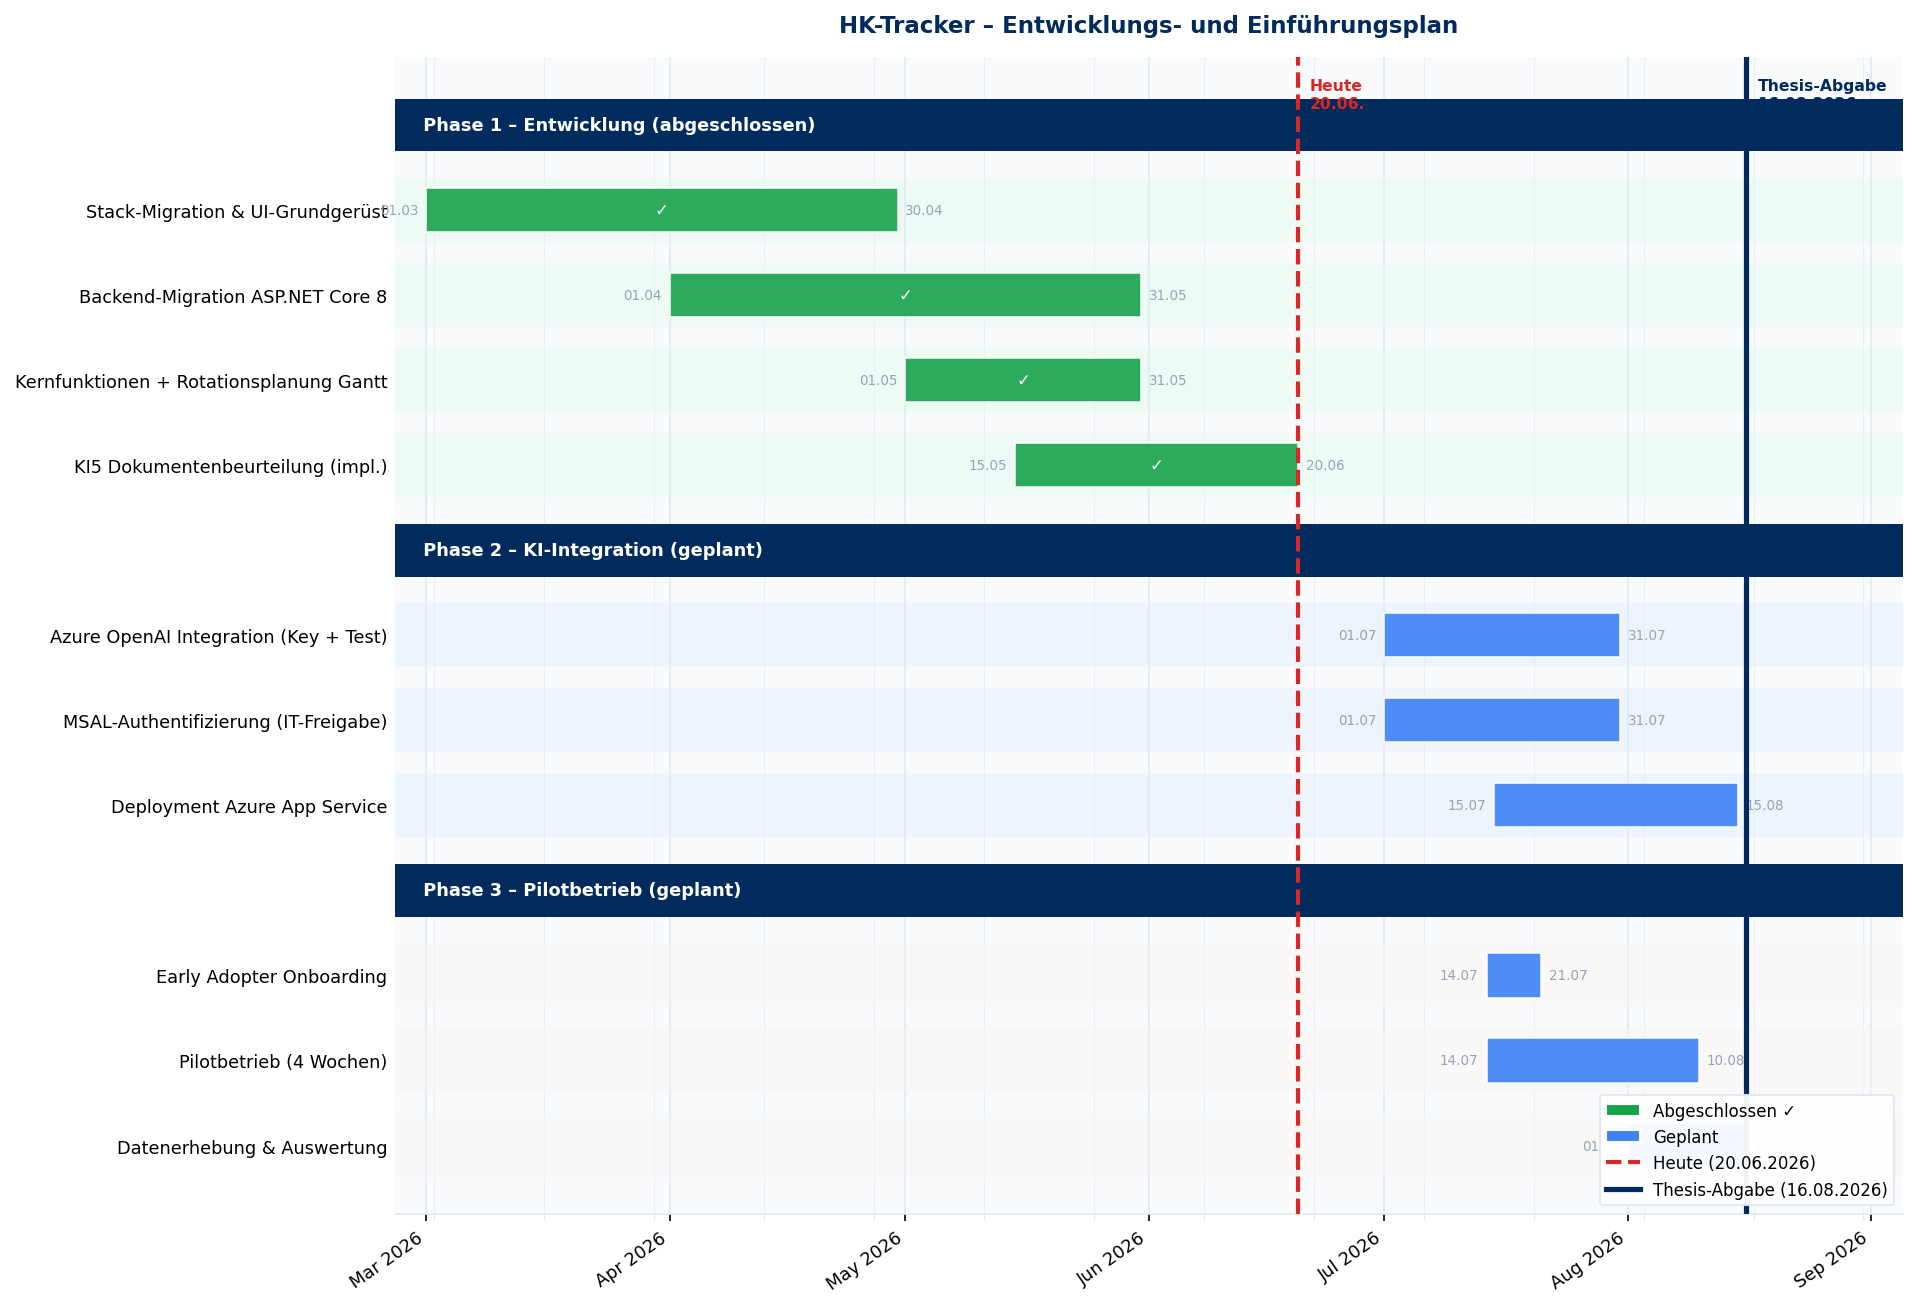

Python code for this plot:
"""
Generates a Gantt chart PNG for the HK-Tracker development timeline
and inserts it into the thesis DOCX at the [TODO: Zeitplan] paragraph.

Timeline:
  Phase 1 (abgeschlossen): März–Juni 2026
  Phase 2 (KI-Integration, geplant): Juli–August 2026
  Phase 3 (Pilotbetrieb, geplant): Juli–August 2026
  Thesis-Abgabe: 16. August 2026
"""
import matplotlib
matplotlib.use('Agg')
import matplotlib.pyplot as plt
import matplotlib.patches as mpatches
import matplotlib.dates as mdates
from matplotlib.lines import Line2D
from datetime import datetime, timedelta
from xml.sax.saxutils import escape as xml_escape
from docx import Document
from docx.shared import Inches
from docx.oxml.ns import qn
from docx.oxml import OxmlElement
from lxml import etree

DOCX_PATH = r'doku\HKTracker_CAS_Abschlussarbeit_Entwurf_v01.docx'
IMG_PATH  = r'doku\gantt_zeitplan.png'
TODAY     = datetime(2026, 6, 20)
DEADLINE  = datetime(2026, 8, 16)

# FHNW Colors
NAVY   = '#002B5C'
YELLOW = '#FFD700'
GREEN  = '#16a34a'    # done tasks
BLUE   = '#3b82f6'    # planned tasks
LGRAY  = '#f8fafc'
MGRAY  = '#e2e8f0'
DGRAY  = '#94a3b8'

def dt(month, day):
    return datetime(2026, month, day)

# -------------------------------------------------------------------------
# Task definitions
# Each: (label, start, end, done, section_idx)
# -------------------------------------------------------------------------
SECTIONS = [
    ('Phase 1', 'Entwicklung (abgeschlossen)', '#dcfce7', '#166534'),
    ('Phase 2', 'KI-Integration (geplant)',    '#dbeafe', '#1d4ed8'),
    ('Phase 3', 'Pilotbetrieb (geplant)',       '#fff7ed', '#c2410c'),
]

TASKS = [
    # Phase 1 — DONE
    ('Stack-Migration & UI-Grundgerüst',        dt(3, 1),  dt(4, 30), True,  0),
    ('Backend-Migration ASP.NET Core 8',         dt(4, 1),  dt(5, 31), True,  0),
    ('Kernfunktionen + Rotationsplanung Gantt',  dt(5, 1),  dt(5, 31), True,  0),
    ('KI5 Dokumentenbeurteilung (impl.)',        dt(5,15),  dt(6, 20), True,  0),
    # Phase 2 — PLANNED
    ('Azure OpenAI Integration (Key + Test)',    dt(7, 1),  dt(7, 31), False, 1),
    ('MSAL-Authentifizierung (IT-Freigabe)',     dt(7, 1),  dt(7, 31), False, 1),
    ('Deployment Azure App Service',             dt(7,15),  dt(8, 15), False, 1),
    # Phase 3 — PLANNED
    ('Early Adopter Onboarding',                 dt(7,14),  dt(7, 21), False, 2),
    ('Pilotbetrieb (4 Wochen)',                  dt(7,14),  dt(8, 10), False, 2),
    ('Datenerhebung & Auswertung',               dt(8, 1),  dt(8, 16), False, 2),
]

# -------------------------------------------------------------------------
# Build row list (section headers + tasks, top→bottom)
# -------------------------------------------------------------------------
rows = []
prev_sec = -1
for task in TASKS:
    sec = task[4]
    if sec != prev_sec:
        rows.append(('header', SECTIONS[sec], sec))
        prev_sec = sec
    rows.append(('task', task))

n = len(rows)
# y positions: row 0 = top → y = n; row n-1 = bottom → y = 1
def y_pos(i):
    return n - i

# -------------------------------------------------------------------------
# Draw
# -------------------------------------------------------------------------
fig_w, fig_h = 13, 0.55 * n + 1.8
fig, ax = plt.subplots(figsize=(fig_w, fig_h))
fig.patch.set_facecolor('white')
ax.set_facecolor(LGRAY)

XMIN = datetime(2026, 2, 25)
XMAX = datetime(2026, 9, 5)
ax.set_xlim(XMIN, XMAX)
ax.set_ylim(0.2, n + 0.8)

bar_h       = 0.52
header_h    = 0.62
task_color  = {True: GREEN, False: BLUE}

ytick_pos, ytick_lbl = [], []

for i, row in enumerate(rows):
    yp = y_pos(i)
    if row[0] == 'header':
        _, sec_info, sec_idx = row
        short, long, bg, fg = sec_info
        # Full-width header band
        ax.barh(yp, XMAX - XMIN, left=XMIN, height=header_h,
                color=NAVY, alpha=1.0, zorder=3)
        ax.text(XMIN + timedelta(days=2), yp,
                f'  {short} – {long}',
                va='center', ha='left', fontsize=8.5, fontweight='bold',
                color='white', zorder=4)
    else:
        _, task = row
        label, start, end, done, sec_idx = task
        color = task_color[done]
        bg = SECTIONS[sec_idx][2]

        # Subtle row background
        ax.barh(yp, XMAX - XMIN, left=XMIN, height=0.75,
                color=bg, alpha=0.35, zorder=1)
        # Task bar
        duration = end - start
        ax.barh(yp, duration, left=start, height=bar_h,
                color=color, alpha=0.90, zorder=3,
                edgecolor='white', linewidth=0.8)
        # Checkmark for done
        if done:
            mid = start + duration / 2
            ax.text(mid, yp, '✓', va='center', ha='center',
                    fontsize=8, color='white', fontweight='bold', zorder=4)
        # Start/end date labels (subtle)
        ax.text(start - timedelta(days=1), yp, start.strftime('%d.%m'),
                va='center', ha='right', fontsize=6.5, color=DGRAY, zorder=4)
        ax.text(end + timedelta(days=1), yp, end.strftime('%d.%m'),
                va='center', ha='left', fontsize=6.5, color=DGRAY, zorder=4)

        ytick_pos.append(yp)
        ytick_lbl.append(label)

# X-axis
ax.xaxis.set_major_locator(mdates.MonthLocator())
ax.xaxis.set_major_formatter(mdates.DateFormatter('%b %Y'))
ax.xaxis.set_minor_locator(mdates.WeekdayLocator(byweekday=0, interval=2))
plt.xticks(rotation=35, ha='right', fontsize=8.5)
ax.tick_params(axis='x', which='minor', length=3, color=MGRAY)

# Y-axis
ax.set_yticks(ytick_pos)
ax.set_yticklabels(ytick_lbl, fontsize=8.5)
ax.tick_params(axis='y', length=0)

# Vertical grid (months)
ax.xaxis.grid(True, which='major', color=MGRAY, linewidth=0.8, zorder=0)
ax.xaxis.grid(True, which='minor', color=MGRAY, linewidth=0.3, zorder=0)
ax.set_axisbelow(True)

# Spines
for spine in ['top', 'right', 'left']:
    ax.spines[spine].set_visible(False)
ax.spines['bottom'].set_color(MGRAY)

# TODAY line
ax.axvline(TODAY, color='#dc2626', linewidth=2, linestyle='--', zorder=5)
ax.text(TODAY + timedelta(days=1.5), n + 0.55, 'Heute\n20.06.',
        color='#dc2626', fontsize=7.5, fontweight='bold', va='top', zorder=6)

# DEADLINE line
ax.axvline(DEADLINE, color=NAVY, linewidth=2.5, linestyle='-', zorder=5)
ax.text(DEADLINE + timedelta(days=1.5), n + 0.55,
        'Thesis-Abgabe\n16.08.2026',
        color=NAVY, fontsize=7.5, fontweight='bold', va='top', zorder=6)

# Legend
legend_elements = [
    mpatches.Patch(facecolor=GREEN,   edgecolor='white', label='Abgeschlossen ✓'),
    mpatches.Patch(facecolor=BLUE,    edgecolor='white', label='Geplant'),
    Line2D([0], [0], color='#dc2626', linewidth=2, linestyle='--', label='Heute (20.06.2026)'),
    Line2D([0], [0], color=NAVY,      linewidth=2.5,     label='Thesis-Abgabe (16.08.2026)'),
]
ax.legend(handles=legend_elements, loc='lower right', fontsize=8,
          framealpha=0.95, frameon=True, edgecolor=MGRAY)

plt.title('HK-Tracker – Entwicklungs- und Einführungsplan',
          fontsize=11, fontweight='bold', color=NAVY, pad=12)
plt.tight_layout(pad=1.5)
plt.savefig(IMG_PATH, dpi=150, bbox_inches='tight', facecolor='white')
plt.close()
print(f"PNG saved: {IMG_PATH}")


# -------------------------------------------------------------------------
# Insert into DOCX
# -------------------------------------------------------------------------
def make_para(text, style_id):
    return etree.fromstring(
        f'<w:p xmlns:w="http://schemas.openxmlformats.org/wordprocessingml/2006/main">'
        f'<w:pPr><w:pStyle w:val="{style_id}"/>'
        f'<w:jc w:val="center"/>'
        f'</w:pPr>'
        f'<w:r><w:t xml:space="preserve">{xml_escape(text)}</w:t></w:r>'
        f'</w:p>'
    )

doc = Document(DOCX_PATH)

todo_para = None
for para in doc.paragraphs:
    if '[TODO: Zeitplan als Gantt' in para.text:
        todo_para = para
        break

if todo_para is None:
    print("WARNING: [TODO: Zeitplan] not found — appending image at end of document")
    img_para = doc.add_paragraph()
    img_para.alignment = 1
    run = img_para.add_run()
    run.add_picture(IMG_PATH, width=Inches(5.8))
else:
    print(f"Found TODO para: {todo_para.text[:80]}")

    # 1. Add image paragraph at end of doc (python-docx easiest insertion point)
    img_para = doc.add_paragraph()
    img_para.alignment = 1  # CENTER
    run = img_para.add_run()
    run.add_picture(IMG_PATH, width=Inches(5.8))

    # 2. Move image paragraph to just BEFORE the TODO para
    todo_para._p.addprevious(img_para._p)

    # 3. Replace TODO text with caption
    for t in todo_para._p.iter(qn('w:t')):
        t.text = ''
    # Clear runs
    for r in todo_para._p.findall(qn('w:r')):
        todo_para._p.remove(r)
    # Add caption text
    caption_text = ('Abbildung: HK-Tracker Entwicklungs- und Einführungsplan '
                    '(März–August 2026) — Grün = abgeschlossen; Blau = geplant; '
                    'Abgabe Abschlussarbeit 16.08.2026')
    r_elem = etree.fromstring(
        f'<w:r xmlns:w="http://schemas.openxmlformats.org/wordprocessingml/2006/main">'
        f'<w:rPr><w:i/><w:sz w:val="18"/><w:szCs w:val="18"/></w:rPr>'
        f'<w:t xml:space="preserve">{xml_escape(caption_text)}</w:t>'
        f'</w:r>'
    )
    # Center-align the caption paragraph
    pPr = todo_para._p.find(qn('w:pPr'))
    if pPr is None:
        pPr = OxmlElement('w:pPr')
        todo_para._p.insert(0, pPr)
    jc = OxmlElement('w:jc')
    jc.set(qn('w:val'), 'center')
    pPr.append(jc)
    todo_para._p.append(r_elem)

    print("OK: Image inserted and TODO replaced with caption")

doc.save(DOCX_PATH)
print(f"Saved: {DOCX_PATH}")

print()
print("=== MERMAID CODE (for GitHub / web rendering) ===")
print("""
```mermaid
gantt
    title HK-Tracker – Entwicklungs- und Einführungsplan
    dateFormat  YYYY-MM-DD
    axisFormat  %b %Y

    section Phase 1 – Entwicklung (abgeschlossen)
    Stack-Migration & UI-Grundgerüst        :done, p1a, 2026-03-01, 2026-04-30
    Backend-Migration ASP.NET Core 8        :done, p1b, 2026-04-01, 2026-05-31
    Kernfunktionen + Rotationsplanung Gantt :done, p1c, 2026-05-01, 2026-05-31
    KI5 Dokumentenbeurteilung (impl.)       :done, p1d, 2026-05-15, 2026-06-20

    section Phase 2 – KI-Integration (geplant)
    Azure OpenAI Integration                :active, p2a, 2026-07-01, 2026-07-31
    MSAL-Authentifizierung (IT-Freigabe)    :p2b, 2026-07-01, 2026-07-31
    Deployment Azure App Service            :p2c, 2026-07-15, 2026-08-15

    section Phase 3 – Pilotbetrieb (geplant)
    Early Adopter Onboarding                :p3a, 2026-07-14, 2026-07-21
    Pilotbetrieb (4 Wochen)                :p3b, 2026-07-14, 2026-08-10
    Datenerhebung & Auswertung             :p3c, 2026-08-01, 2026-08-16

    section Meilensteine
    Thesis-Abgabe                           :milestone, m1, 2026-08-16, 0d
```
""")
